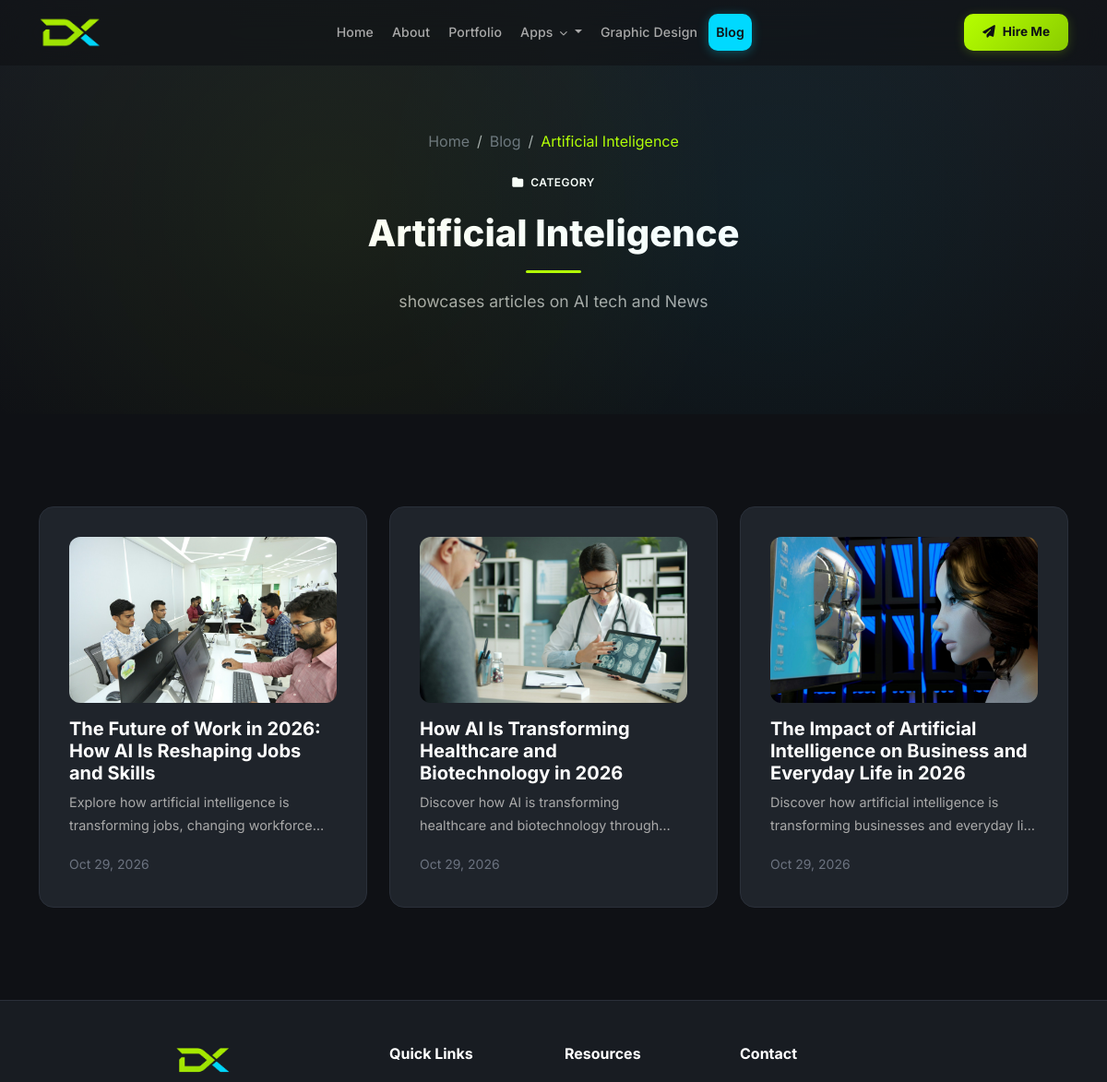
Page /blog/category/artificial-inteligence/ (upper part) on the earlier database version.
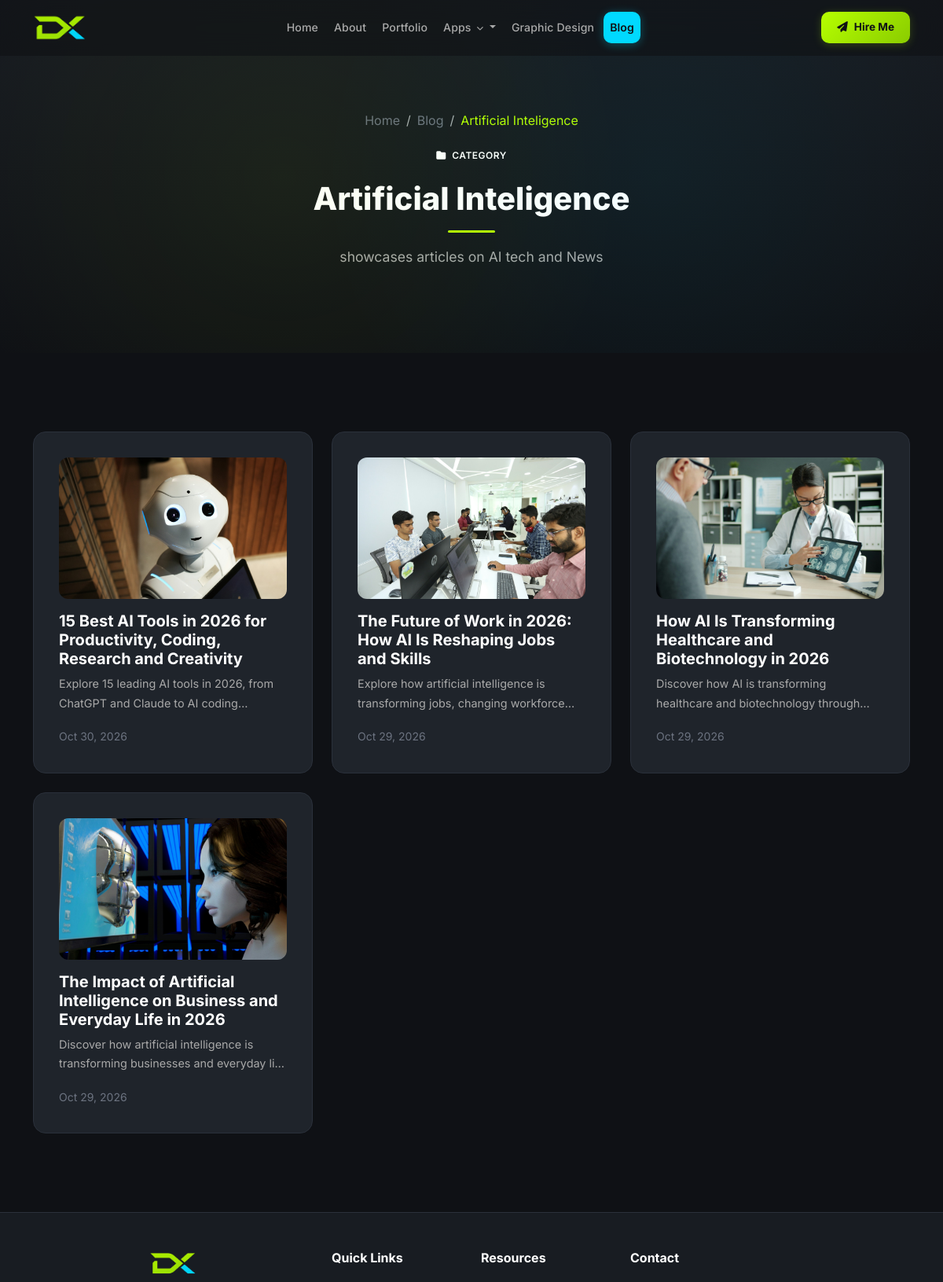
Same page on the later database version.
### apps/blog/models.py (models this page shows, shortened)
class BlogPost(models.Model):
    STATUS_CHOICES = [
        ('draft', 'Draft'),
        ('published', 'Published'),
    ]
    title = models.CharField(max_length=300)
    slug = models.SlugField(max_length=300, unique=True)
    author = models.ForeignKey(settings.AUTH_USER_MODEL, on_delete=models.CASCADE, related_name='blog_posts')
    category = models.ForeignKey(BlogCategory, on_delete=models.SET_NULL, null=True, blank=True, related_name='posts')
    tags = models.ManyToManyField(Tag, blank=True, related_name='posts')
    featured_image = models.ImageField(upload_to='uploads/blog/', blank=True, null=True)
    excerpt = models.TextField(max_length=500, blank=True)
    content = models.TextField()
    status = models.CharField(max_length=20, choices=STATUS_CHOICES, default='draft')
    featured = models.BooleanField(default=False)
    is_recent = models.BooleanField(default=False, verbose_name='Show in Recent Articles')
    is_trending = models.BooleanField(default=False, verbose_name='Trending / Must Read')
    views_count = models.PositiveIntegerField(default=0)
    meta_title = models.CharField(max_length=200, blank=True)
    meta_description = models.TextField(blank=True)
    meta_keywords = models.TextField(blank=True)
    meta_og_title = models.CharField(max_length=200, blank=True)
    meta_og_description = models.TextField(blank=True)
    published_at = models.DateTimeField(blank=True, null=True)
    created_at = models.DateTimeField(auto_now_add=True)
    updated_at = models.DateTimeField(auto_now=True)
    class Meta:
        ordering = ['-published_at', '-created_at']
        verbose_name = 'Blog Post'
        verbose_name_plural = 'Blog Posts'
    def get_absolute_url(self):
        return reverse('blog:post_detail', kwargs={'slug': self.slug})

### apps/blog/views.py (the view)
# urls.py: path('category/<slug:slug>/', views.BlogCategoryDetailView.as_view(), name='category_detail'),
class BlogCategoryDetailView(ListView):
    model = BlogPost
    template_name = 'blog/category_detail.html'
    context_object_name = 'posts'
    paginate_by = 9
    def get_queryset(self):
        self.category = get_object_or_404(BlogCategory, slug=self.kwargs['slug'])
        return BlogPost.objects.filter(
            status='published', category=self.category
        ).select_related('author').prefetch_related('tags')
    def get_context_data(self, **kwargs):
        context = super().get_context_data(**kwargs)
        context['category'] = self.category
        context['categories'] = BlogCategory.objects.all()
        return context

### apps/core/context_processors.py (called while the page is built)
def site_settings_context(request):
    try:
        settings = SiteSettings.load()
    except Exception:
        settings = None
    return {'site_settings': settings}

### apps/core/models.py (called while the page is built)
    @classmethod
    def load(cls):
        obj, created = cls.objects.get_or_create(pk=1)
        return obj

### templates/blog/category_detail.html (shortened to what this page needs)
{% extends 'base.html' %}
{% block content %}
<div class="page-header">
    <div class="container">
        <div class="row justify-content-center">
            <div class="col-lg-8 text-center" data-aos="fade-up">
                <nav aria-label="breadcrumb" class="mb-3">
                    <ol class="breadcrumb justify-content-center" style="background:none;padding:0;margin:0;">
                        <li class="breadcrumb-item"><a href="{% url 'core:home' %}" style="color:var(--text-dim);">Home</a></li>
                        <li class="breadcrumb-item"><a href="{% url 'blog:post_list' %}" style="color:var(--text-dim);">Blog</a></li>
                        <li class="breadcrumb-item active" style="color:var(--accent-primary);">{{ category.name }}</li>
                    </ol>
                </nav>
                <span class="badge-custom mb-3"><i class="fas fa-folder me-1"></i> Category</span>
                <h1 class="section-title">{{ category.name }}</h1>
                <div class="divider divider-center"></div>
                {% if category.description %}
                <p class="section-subtitle">{{ category.description }}</p>
                {% endif %}
            </div>
        </div>
    </div>
</div>
<section class="section-padding">
    <div class="container">
        <div class="row g-4">
            {% for post in posts %}
            <div class="col-lg-4 col-md-6" data-aos="fade-up">
                <div class="card-custom h-100 hover-lift">
                    {% if post.featured_image %}
                    <div style="height:180px;border-radius:var(--radius-md);overflow:hidden;margin-bottom:1rem;">
                        <img src="{{ post.featured_image.url }}" alt="{{ post.title }}" style="width:100%;height:100%;object-fit:cover;">
                    </div>
                    {% endif %}
                    <h5 class="fw-bold mb-2"><a href="{{ post.get_absolute_url }}" style="color:var(--text-white);">{{ post.title }}</a></h5>
                    <p style="color:var(--text-muted);font-size:0.9rem;display:-webkit-box;-webkit-line-clamp:2;-webkit-box-orient:vertical;overflow:hidden;">{{ post.excerpt|default:post.content|truncatewords:20 }}</p>
                    <small style="color:var(--text-dim);">{{ post.published_at|date:"M d, Y" }}</small>
                </div>
            </div>
            {% endfor %}
        </div>
    </div>
</section>
{% endblock %}

Differences in the rows shown:
added BlogPost: featured_image (picture), title "15 Best AI Tools in 2026 for Productivity, Coding, Research and Creativity", excerpt "Explore 15 leading AI tools in 2026, from ChatGPT and Claude to AI…", published_at "Oct 30, 2026"
